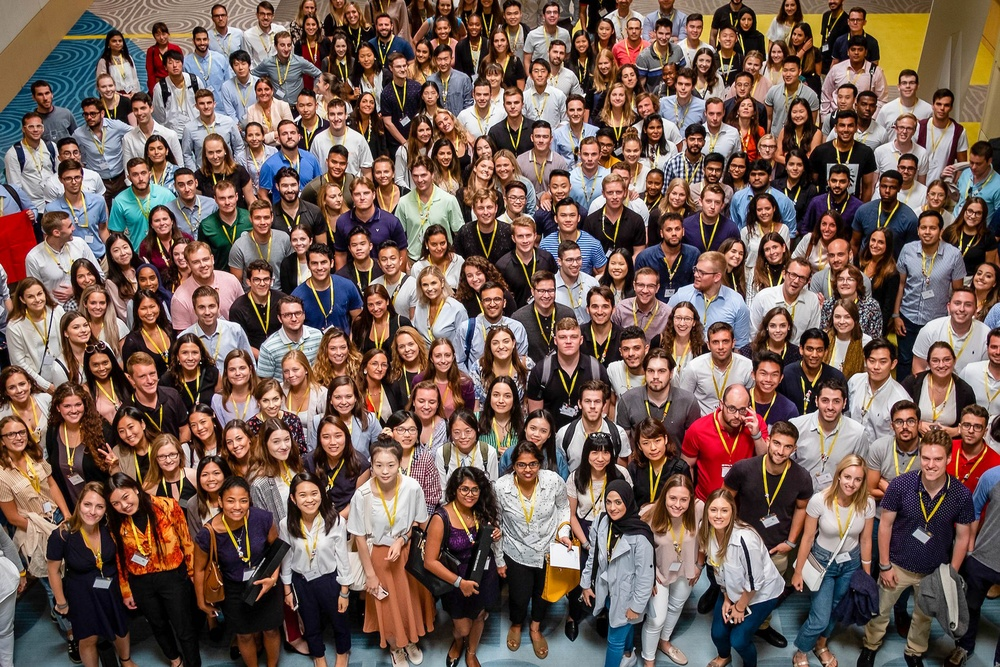
#> input picture datas/images/people.jpg, 1000 x 667 px, shrunk from 3840 x 2560 before the run, found by its file name
$ python DetectFaceswithCascadeClassifier.py
#> lines starting #> are read from the running program, lines starting #| are printed output that depends on the picture; after the words box and inside, x2 and y2 are one past the last pixel; in counts of white or black regions, pixels touching at a corner belong together
import cv2 as cv

cascadefile = "datas/haar_cascade_files/haarcascade_frontalface_default.xml"
# cascadefile = "datas/haar_cascade_files/haarcascade_eye.xml"
# cascadefile = "datas/haar_cascade_files/haarcascade_mcs_nose.xml"
cascade = cv.CascadeClassifier(cascadefile)

# filepath = 'datas/images/lena.png'    # sigle human
# filepath = 'datas/images/faces.jpg'      # few human -> one missing
filepath = 'datas/images/people.jpg'    # a lot human -> can't detect little bit
img = cv.imread(filepath)
#> img is the input picture: shape (667, 1000, 3); mean B, G, R 85.5, 94.5, 117.4
# faces = cascade.detectMultiScale(img, 1.1, 4)

imgGray = cv.cvtColor(img, cv.COLOR_BGR2GRAY)
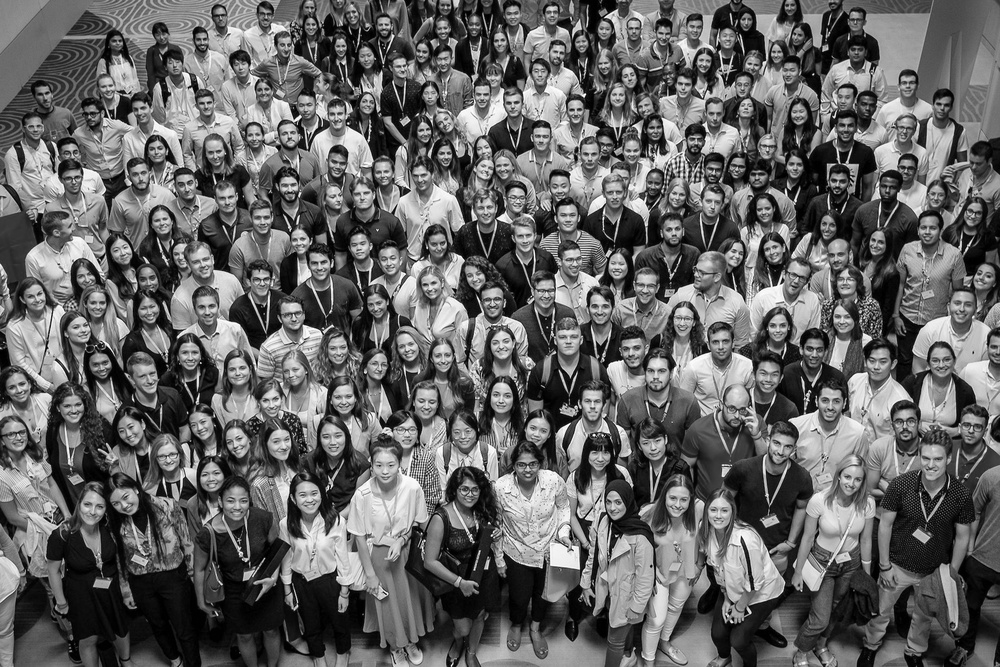
#> imgGray: shape (667, 1000); min 0, max 255, mean 100.3
faces = cascade.detectMultiScale(imgGray, 1.1, 4)
#> faces = 139 rows, first 6: [683, 17, 24, 24], [528, 61, 25, 25], [896, 73, 26, 26], [671, 74, 26, 26], [729, 74, 27, 27], [32, 84, 26, 26]

for (x, y, w, h) in faces:
    cv.rectangle(img, (x, y), (x+w, y+h), (255, 0, 0), 2)
#> this loop made 139 passes
#> (x, y, w, h) on passes 1 to 12: (683, 17, 24, 24), (528, 61, 25, 25), (896, 73, 26, 26), (671, 74, 26, 26), (729, 74, 27, 27), (32, 84, 26, 26), (470, 84, 25, 25), (830, 87, 26, 26), (499, 92, 27, 27), (293, 95, 26, 26), (563, 100, 26, 26), (127, 99, 26, 26)
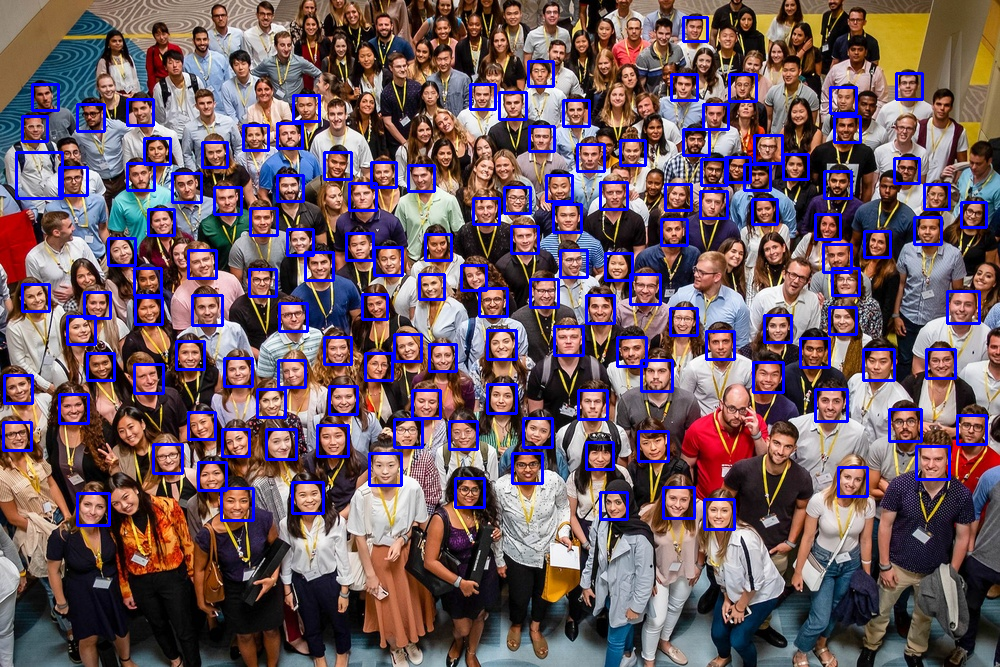
#> img: shape (667, 1000, 3); 6.75% of pixels changed, all inside (x1, y1, x2, y2) = (2, 16, 988, 531)

cv.imshow("Result", img)
cv.waitKey(0)
cv.destroyAllWindows()

$ run again, with datas/images/faces.jpg copied over datas/images/people.jpg
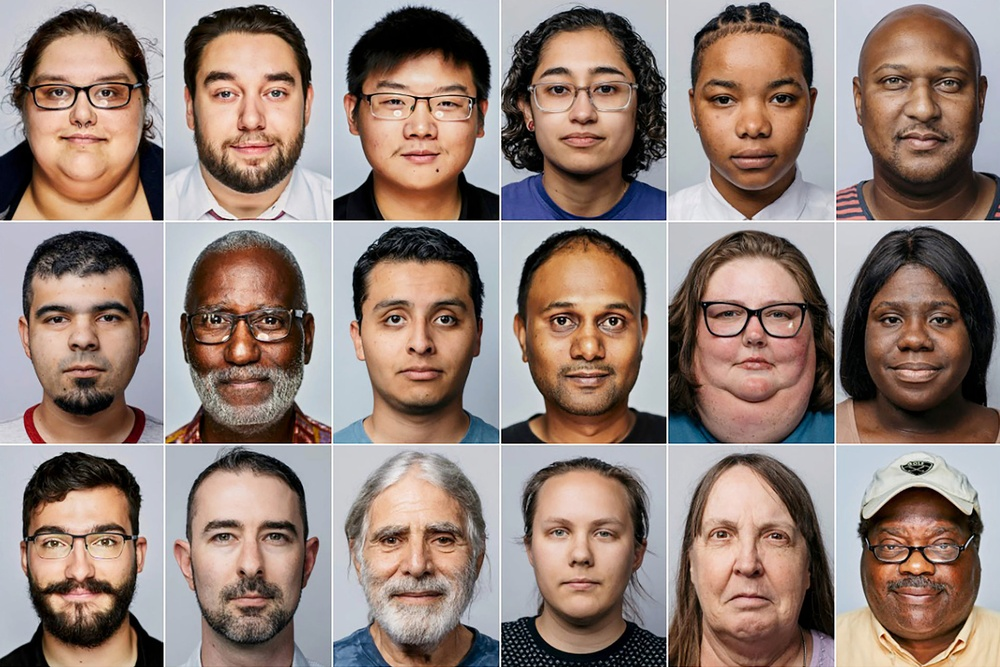
#> input picture datas/images/faces.jpg, 1000 x 667 px, shrunk from 2048 x 1365 before the run, found by its file name
#> img is the input picture: shape (667, 1000, 3); mean B, G, R 119.7, 128.2, 147.7
#> `imgGray = cv.cvtColor(img, cv.COLOR_BGR2GRAY)`:
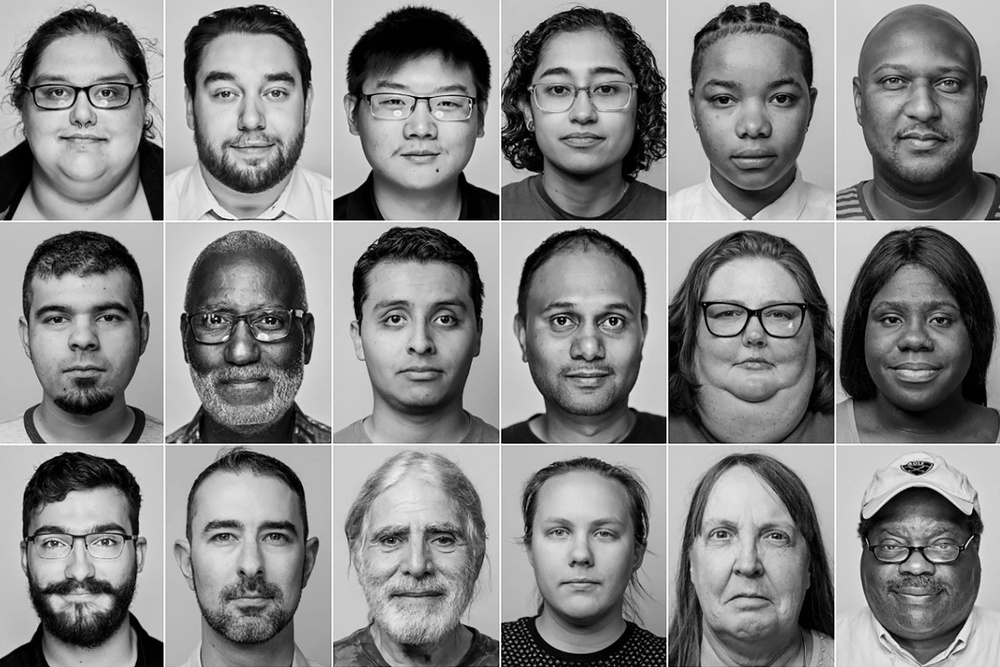
#> imgGray: shape (667, 1000); min 0, max 255, mean 133.1
#> faces = 17 rows, first 6: [856, 271, 121, 121], [519, 482, 127, 127], [183, 38, 138, 138], [359, 50, 129, 129], [683, 42, 141, 141], [17, 266, 132, 132]
#> the loop `for (x, y, w, h) in faces:` made 17 passes
#> after the loop `for (x, y, w, h) in faces:`:
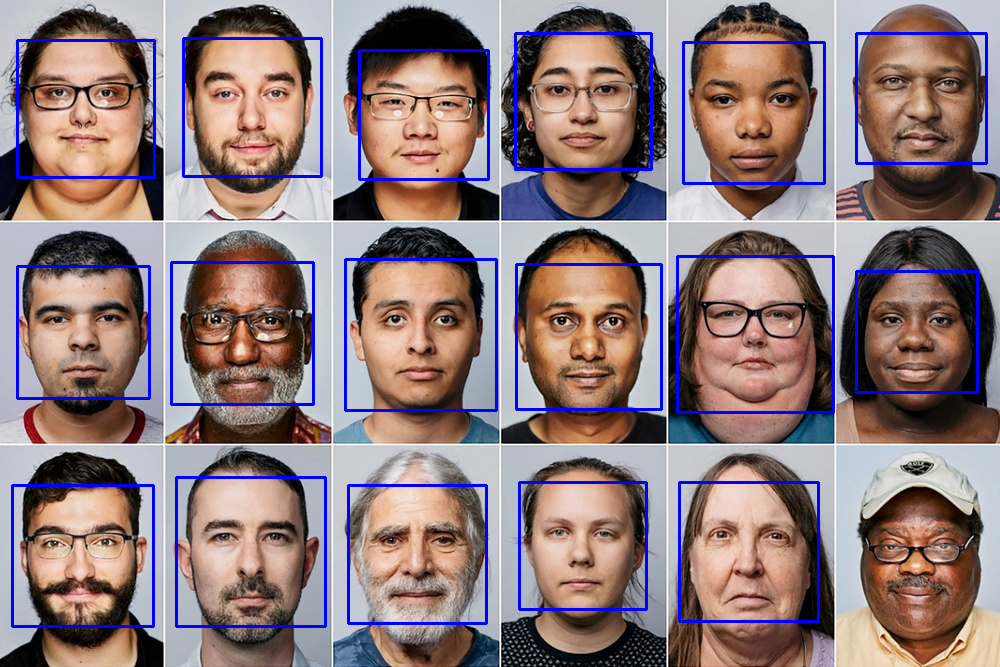
#> img: shape (667, 1000, 3); 4.22% of pixels changed, all inside (x1, y1, x2, y2) = (11, 32, 988, 628)
